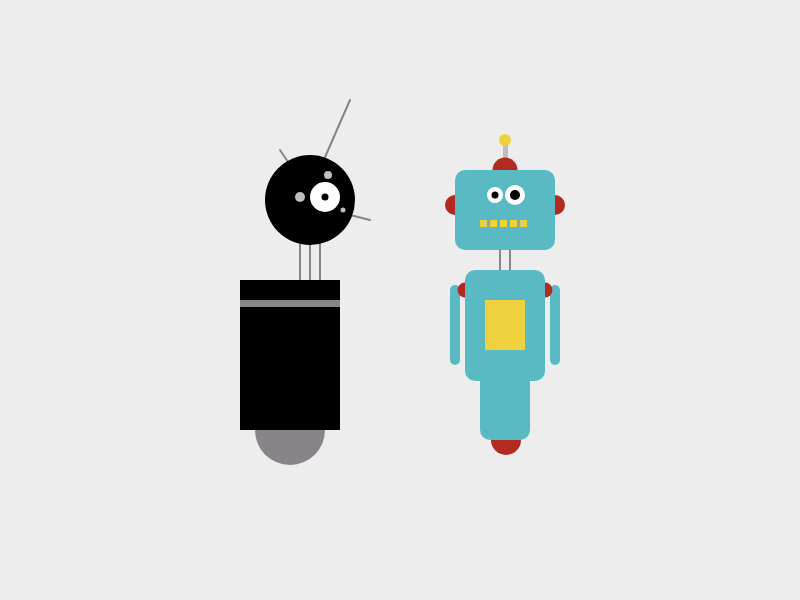
Frame 1 (no input)
Frame 60 (no input): identical to frame 1, image omitted
Frame 120 (the mouse pressed at the canvas centre since frame 60): identical to frame 1, image omitted

The p5.js sketch that drew this single still picture (run headless with seeded random() and noise() and a simulated clock; from frame 60 on, the mouse is pressed at the canvas centre):

// p5.js sketch
// ── sketch.js
function setup() {
  createCanvas(800,600);
}

function draw() {
  
  background(237,237,237);
  
  //Neck
  
  stroke(136,132,137);
  strokeWeight(2); 
    line(300,200,300,380);
    line(310,200,310,380);
    line(320,200,320,380);
    
    
  //Antennas
  
  stroke(136,132,137);
  strokeWeight(2); 
  
  line(280,150,300,180);
  
  line(350,215,370,220);
  
  line(350,100,315,180);
  
  //Body
  
  noStroke();
  
  fill(136,132,137);
  ellipse(290,430,70,70);
  
  fill(0,0,0);
  rect(240,280,100,150);
  
  fill(136,132,137);
  rect(240,300,100,7);
  
  
  //Head
  
  noStroke();
  
  fill(0,0,0);
  ellipse(310,200,90,90)
  
  fill(255,255,255);
  ellipse(325,197,30,30);
  
  fill(0,0,0);
  ellipse(325,197,7,7);
  
  fill(190,190,191);
  ellipse(300,197,10,10);
  
  fill(190,190,191);
  ellipse(343,210,5,5);
  
  fill(190,190,191);
  ellipse(328,175,8,8);
  
  
  //Neck
  
  stroke(136,132,137);
  strokeWeight(2); 
    line(500,200,500,380);
    line(510,200,510,380);
  
  //Antennas
  
  
  stroke(136,132,137)
  noStroke();
  rect(503,140,5,50);
  
  fill(178,43,32);
  ellipse(455,205,20,20);
  
  fill(178,43,32);
  ellipse(555,205,20,20);
  
  fill(178,43,32);
  ellipse(505,170,25,25);
  
  fill(239,208,61);
  ellipse(505,140,12,12);
 
  //Body
 
  fill(90,186,195);
  rect (450,285,10,80,10);
  
  fill(90,186,195);
  rect (550,285,10,80,10);
 
  fill(178,43,32);
  ellipse(465,290,15,15);
  
  fill(178,43,32);
  ellipse(545,290,15,15);
  
  fill(178,43,32);
  ellipse(506,440,30,30);
 
  fill(90,186,195);
  rect (480,370,50,70,10);
 
  fill(90,186,195);
  rect (465,270,80,111,10);
  
  fill(239,208,61);
  rect (485,300,40,50);

  
  
  
  //Head
  
   noStroke();
  
   fill(90,186,195);
  rect (455,170,100,80,10);
  
  fill(239,208,61);
  rect (480,220,7,7);
  rect (490,220,7,7);
  rect (500,220,7,7);
  rect (510,220,7,7);
  rect (520,220,7,7);
  
   fill(255,255,255);
  ellipse(495,195,16,16);
  fill(0,0,0);
  ellipse(495,195,7,7);
  
  fill(255,255,255);
  ellipse(515,195,20,20);
  fill(0,0,0);
  ellipse(515,195,10,10);
  
  
  

  
}
